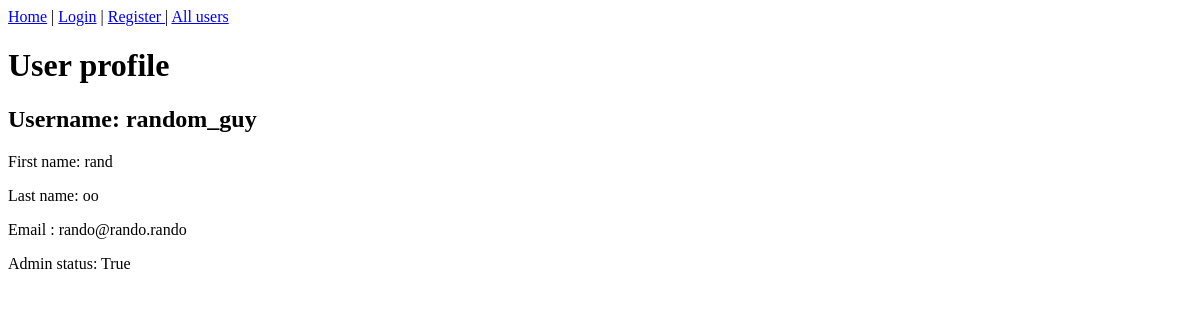
The app's page /users/5/, older data.
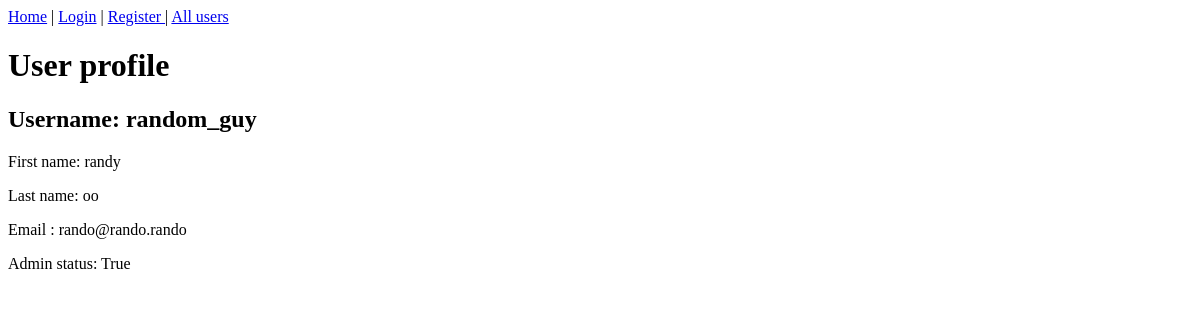
The same page, newer data.
### user/models.py (models this page shows)
class User(AbstractUser):
    is_superuser = None
    is_staff = None
    is_admin = models.BooleanField(default=False)

### user/views.py (the view)
# urls.py: path('<int:pk>/', views.UserDetailView.as_view(), name='user'),
class UserDetailView(generic.DetailView):
    model = User
    template_name = 'user/user.html'
    context_object_name = 'displayed_user'

### user/templates/user/user.html (shortened to what this page needs)
{% extends 'base.html' %}
{% block body %}
    <h1>User profile</h1>
    <div>
        <h2>Username: {{displayed_user.username}}</h2>
        <p> First name: {{displayed_user.first_name}}</p>
        <p> Last name: {{displayed_user.last_name}}</p>
        <p> Email : {{displayed_user.email}}</p>
        <p> Admin status: {{displayed_user.is_admin}}</p>
    </div>
{% endblock %}

Row changes from the older to the newer data that the page shows:
changed User "random_guy": first_name "rand" → "randy"
